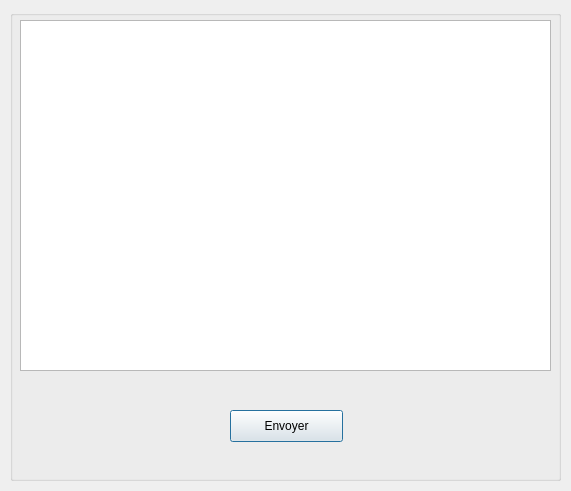
<?xml version="1.0" encoding="UTF-8"?>
<ui version="4.0">
 <class>Edit</class>
 <widget class="QDialog" name="Edit">
  <property name="geometry">
   <rect>
    <x>0</x>
    <y>0</y>
    <width>571</width>
    <height>491</height>
   </rect>
  </property>
  <property name="windowTitle">
   <string>Dialog</string>
  </property>
  <widget class="QGroupBox" name="groupBox_5">
   <property name="geometry">
    <rect>
     <x>10</x>
     <y>10</y>
     <width>551</width>
     <height>471</height>
    </rect>
   </property>
   <property name="title">
    <string/>
   </property>
   <widget class="QTextEdit" name="expression">
    <property name="geometry">
     <rect>
      <x>10</x>
      <y>10</y>
      <width>531</width>
      <height>351</height>
     </rect>
    </property>
   </widget>
   <widget class="QPushButton" name="pushButton">
    <property name="geometry">
     <rect>
      <x>220</x>
      <y>400</y>
      <width>113</width>
      <height>32</height>
     </rect>
    </property>
    <property name="text">
     <string>Envoyer</string>
    </property>
   </widget>
  </widget>
 </widget>
 <resources/>
 <connections/>
</ui>
